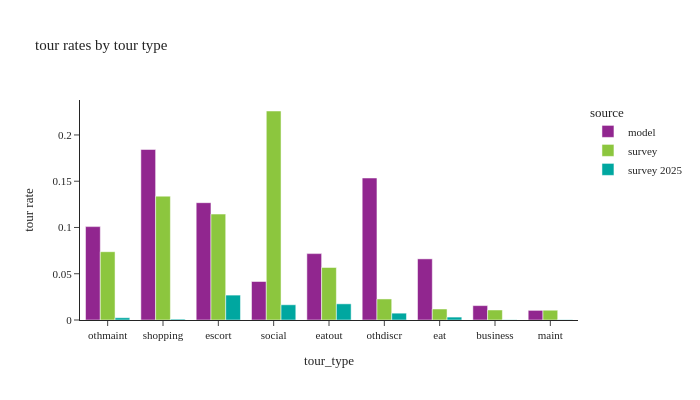

The cell this chart's notebook holds for it:
### Code cell
# calculate tour rates by tour type
df_plot = pd.DataFrame()
for types in non_mandatory_types:
    df = calc_tour_rates(tour_data[tour_data['tour_type']==types])
    df['tour_type'] = types
    df_plot = pd.concat([df_plot,df])
df_plot['total number of tours'] = df_plot['tour_weight']

fig = px.bar(df_plot, x="tour_type", y="tour rate", color="source",barmode="group",
             hover_data=["total number of tours"],
             title="tour rates by tour type")
fig.update_layout(height=400, width=700)
fig.show()

### Figure 1 — Plotly figure (JSON) as saved in the notebook; plotly's stock layout.template omitted (floating-point values rounded to 4 significant figures)
{"data": [{"alignmentgroup": "True", "customdata": [[439300.0], [802200.0], [551900.0], [181100.0], [312300.0], [668000.0], [287600.0], [67710.0], [45290.0]], "hovertemplate": "source=model<br>tour_type=%{x}<br>tour rate=%{y}<br>total number of tours=%{customdata[0]}<extra></extra>", "legendgroup": "model", "marker": {"color": "#91268F", "pattern": {"shape": ""}}, "name": "model", "offsetgroup": "model", "orientation": "v", "showlegend": true, "textposition": "auto", "type": "bar", "x": ["othmaint", "shopping", "escort", "social", "eatout", "othdiscr", "eat", "business", "maint"], "xaxis": "x", "y": [0.1009, 0.1843, 0.1268, 0.04161, 0.07176, 0.1535, 0.06607, 0.01556, 0.0104], "yaxis": "y"}, {"alignmentgroup": "True", "customdata": [[311600.0], [565100.0], [483300.0], [953500.0], [239600.0], [96000.0], [50220.0], [45780.0], [44640.0]], "hovertemplate": "source=survey<br>tour_type=%{x}<br>tour rate=%{y}<br>total number of tours=%{customdata[0]}<extra></extra>", "legendgroup": "survey", "marker": {"color": "#8CC63E", "pattern": {"shape": ""}}, "name": "survey", "offsetgroup": "survey", "orientation": "v", "showlegend": true, "textposition": "auto", "type": "bar", "x": ["othmaint", "shopping", "escort", "social", "eatout", "othdiscr", "eat", "business", "maint"], "xaxis": "x", "y": [0.07381, 0.1339, 0.1145, 0.2259, 0.05675, 0.02274, 0.0119, 0.01085, 0.01057], "yaxis": "y"}, {"alignmentgroup": "True", "customdata": [[9001.0], [3516.0], [99180.0], [60660.0], [64400.0], [27240.0], [11590.0], [854.0], [1006.0]], "hovertemplate": "source=survey 2025<br>tour_type=%{x}<br>tour rate=%{y}<br>total number of tours=%{customdata[0]}<extra></extra>", "legendgroup": "survey 2025", "marker": {"color": "#00A7A0", "pattern": {"shape": ""}}, "name": "survey 2025", "offsetgroup": "survey 2025", "orientation": "v", "showlegend": true, "textposition": "auto", "type": "bar", "x": ["othmaint", "shopping", "escort", "social", "eatout", "othdiscr", "eat", "business", "maint"], "xaxis": "x", "y": [0.002442, 0.0009541, 0.02691, 0.01646, 0.01747, 0.007392, 0.003145, 0.0002317, 0.000273], "yaxis": "y"}], "layout": {"barmode": "group", "height": 400, "legend": {"title": {"text": "source"}, "tracegroupgap": 0}, "title": {"text": "tour rates by tour type"}, "width": 700, "xaxis": {"anchor": "y", "domain": [0.0, 1.0], "title": {"text": "tour_type"}}, "yaxis": {"anchor": "x", "domain": [0.0, 1.0], "title": {"text": "tour rate"}}}}
